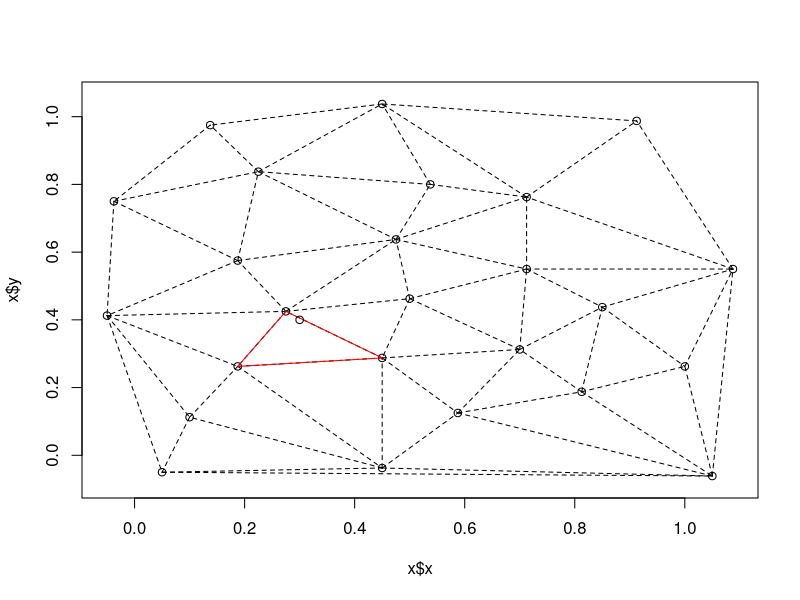

The R script that drew this image:
library(interp)


### Name: tri.find
### Title: Locate a point in a triangulation
### Aliases: tri.find
### Keywords: spatial

### ** Examples

data(franke)
tr<-tri.mesh(franke$ds3$x,franke$ds3$y)
plot(tr)
pnt<-list(x=0.3,y=0.4)
triangle.with.pnt<-tri.find(tr,pnt$x,pnt$y)
attach(triangle.with.pnt)
lines(franke$ds3$x[c(i1,i2,i3,i1)],franke$ds3$y[c(i1,i2,i3,i1)],col="red")
points(pnt$x,pnt$y)
